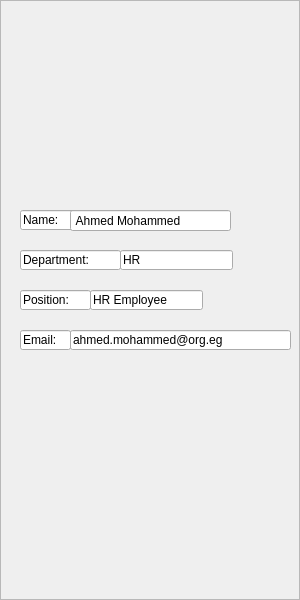
     <widget class="QFrame" name="objectivesLeftFrame">
      <property name="enabled">
       <bool>true</bool>
      </property>
      <property name="sizePolicy">
       <sizepolicy hsizetype="Expanding" vsizetype="Expanding">
        <horstretch>0</horstretch>
        <verstretch>0</verstretch>
       </sizepolicy>
      </property>
      <property name="minimumSize">
       <size>
        <width>300</width>
        <height>600</height>
       </size>
      </property>
      <property name="maximumSize">
       <size>
        <width>300</width>
        <height>1000</height>
       </size>
      </property>
      <property name="cursor">
       <cursorShape>ArrowCursor</cursorShape>
      </property>
      <property name="autoFillBackground">
       <bool>false</bool>
      </property>
      <property name="frameShape">
       <enum>QFrame::StyledPanel</enum>
      </property>
      <property name="frameShadow">
       <enum>QFrame::Raised</enum>
      </property>
      <widget class="QLineEdit" name="objectivesName">
       <property name="geometry">
        <rect>
         <x>20</x>
         <y>210</y>
         <width>61</width>
         <height>20</height>
        </rect>
       </property>
       <property name="text">
        <string>Name:</string>
       </property>
       <property name="readOnly">
        <bool>true</bool>
       </property>
      </widget>
      <widget class="QLineEdit" name="objectivesNameInput">
       <property name="geometry">
        <rect>
         <x>70</x>
         <y>210</y>
         <width>161</width>
         <height>21</height>
        </rect>
       </property>
       <property name="text">
        <string> Ahmed Mohammed</string>
       </property>
       <property name="readOnly">
        <bool>true</bool>
       </property>
      </widget>
      <widget class="QLineEdit" name="objectivesDepartment">
       <property name="geometry">
        <rect>
         <x>20</x>
         <y>250</y>
         <width>101</width>
         <height>20</height>
        </rect>
       </property>
       <property name="text">
        <string>Department:</string>
       </property>
       <property name="readOnly">
        <bool>true</bool>
       </property>
      </widget>
      <widget class="QLineEdit" name="objectivesDepartmentInput">
       <property name="geometry">
        <rect>
         <x>120</x>
         <y>250</y>
         <width>113</width>
         <height>20</height>
        </rect>
       </property>
       <property name="text">
        <string>HR</string>
       </property>
       <property name="readOnly">
        <bool>true</bool>
       </property>
      </widget>
      <widget class="QLineEdit" name="objectivesPosition">
       <property name="geometry">
        <rect>
         <x>20</x>
         <y>290</y>
         <width>71</width>
         <height>20</height>
        </rect>
       </property>
       <property name="text">
        <string>Position:</string>
       </property>
       <property name="readOnly">
        <bool>true</bool>
       </property>
      </widget>
      <widget class="QLineEdit" name="objectivesPositionInput">
       <property name="geometry">
        <rect>
         <x>90</x>
         <y>290</y>
         <width>113</width>
         <height>20</height>
        </rect>
       </property>
       <property name="text">
        <string>HR Employee</string>
       </property>
       <property name="readOnly">
        <bool>true</bool>
       </property>
      </widget>
      <widget class="QLineEdit" name="objectivesEmail">
       <property name="geometry">
        <rect>
         <x>20</x>
         <y>330</y>
         <width>51</width>
         <height>20</height>
        </rect>
       </property>
       <property name="text">
        <string>Email:</string>
       </property>
       <property name="readOnly">
        <bool>true</bool>
       </property>
      </widget>
      <widget class="QLineEdit" name="objectivesEmailInput">
       <property name="geometry">
        <rect>
         <x>70</x>
         <y>330</y>
         <width>221</width>
         <height>20</height>
        </rect>
       </property>
       <property name="text">
        <string>ahmed.mohammed@org.eg</string>
       </property>
       <property name="readOnly">
        <bool>true</bool>
       </property>
      </widget>
     </widget>
